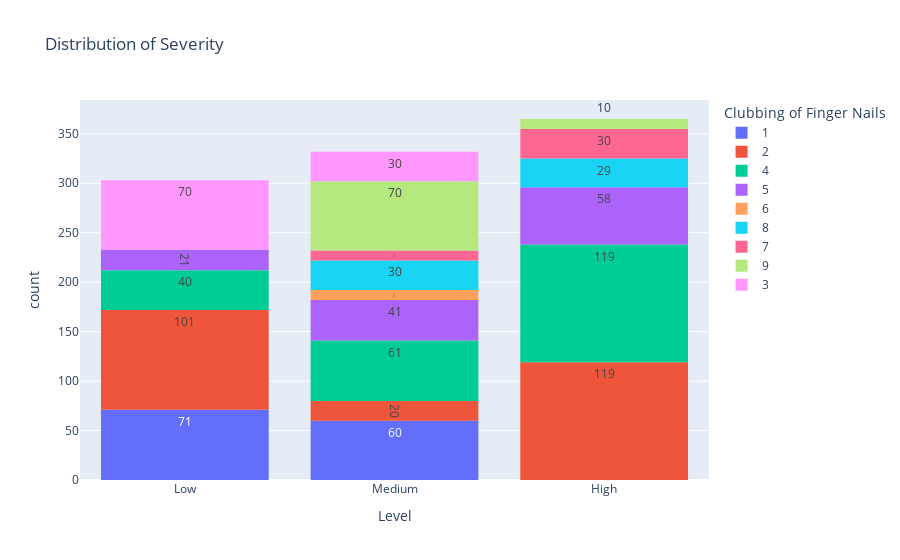

Notebook code cell kept with this figure:
### Code cell
# Clubbing of Finger Nails
fig = px.histogram(lung, x = 'Level', color = 'Clubbing of Finger Nails', nbins = 10, title = 'Distribution of Severity', text_auto = True)
fig.show()

### Figure 1 — Plotly figure (JSON) as saved in the notebook; plotly's stock layout.template omitted (floating-point values rounded to 4 significant figures; data arrays with more than 128 entries replaced by an {"elided": "..."} marker saying what was removed)
{"data": [{"alignmentgroup": "True", "bingroup": "x", "hovertemplate": "Clubbing of Finger Nails=1<br>Level=%{x}<br>count=%{y}<extra></extra>", "legendgroup": "1", "marker": {"color": "#636efa", "pattern": {"shape": ""}}, "name": "1", "nbinsx": 10, "offsetgroup": "1", "orientation": "v", "showlegend": true, "texttemplate": "%{value}", "type": "histogram", "x": {"elided": "131 str values"}, "xaxis": "x", "yaxis": "y"}, {"alignmentgroup": "True", "bingroup": "x", "hovertemplate": "Clubbing of Finger Nails=2<br>Level=%{x}<br>count=%{y}<extra></extra>", "legendgroup": "2", "marker": {"color": "#EF553B", "pattern": {"shape": ""}}, "name": "2", "nbinsx": 10, "offsetgroup": "2", "orientation": "v", "showlegend": true, "texttemplate": "%{value}", "type": "histogram", "x": {"elided": "240 str values"}, "xaxis": "x", "yaxis": "y"}, {"alignmentgroup": "True", "bingroup": "x", "hovertemplate": "Clubbing of Finger Nails=4<br>Level=%{x}<br>count=%{y}<extra></extra>", "legendgroup": "4", "marker": {"color": "#00cc96", "pattern": {"shape": ""}}, "name": "4", "nbinsx": 10, "offsetgroup": "4", "orientation": "v", "showlegend": true, "texttemplate": "%{value}", "type": "histogram", "x": {"elided": "220 str values"}, "xaxis": "x", "yaxis": "y"}, {"alignmentgroup": "True", "bingroup": "x", "hovertemplate": "Clubbing of Finger Nails=5<br>Level=%{x}<br>count=%{y}<extra></extra>", "legendgroup": "5", "marker": {"color": "#ab63fa", "pattern": {"shape": ""}}, "name": "5", "nbinsx": 10, "offsetgroup": "5", "orientation": "v", "showlegend": true, "texttemplate": "%{value}", "type": "histogram", "x": ["High", "High", "Low", "High", "High", "Low", "Medium", "Medium", "Medium", "Medium", "High", "High", "High", "High", "High", "Low", "High", "High", "Low", "Medium", "Medium", "Medium", "Medium", "High", "Low", "High", "High", "High", "Low", "High", "High", "Low", "Medium", "Medium", "Medium", "Medium", "High", "High", "High", "High", "Low", "High", "High", "Low", "Medium", "Medium", "Medium", "Medium", "High", "High", "High", "High", "Low", "High", "High", "Medium", "Low", "Medium", "Medium", "Medium", "Medium", "High", "High", "Medium", "High", "High", "Low", "High", "High", "Low", "Medium", "Medium", "Medium", "Medium", "High", "Medium", "High", "High", "High", "Low", "High", "High", "Medium", "Low", "Medium", "Medium", "High", "Medium", "Medium", "High", "High", "High", "Low", "High", "Low", "High", "High", "High", "Low", "Medium", "Medium", "Medium", "Medium", "High", "High", "High", "High", "High", "Low", "High", "High", "Low", "Medium", "Medium", "Medium", "Medium", "Low", "Medium", "High", "High"], "xaxis": "x", "yaxis": "y"}, {"alignmentgroup": "True", "bingroup": "x", "hovertemplate": "Clubbing of Finger Nails=6<br>Level=%{x}<br>count=%{y}<extra></extra>", "legendgroup": "6", "marker": {"color": "#FFA15A", "pattern": {"shape": ""}}, "name": "6", "nbinsx": 10, "offsetgroup": "6", "orientation": "v", "showlegend": true, "texttemplate": "%{value}", "type": "histogram", "x": ["Medium", "Medium", "Medium", "Medium", "Medium", "Medium", "Medium", "Medium", "Medium", "Medium"], "xaxis": "x", "yaxis": "y"}, {"alignmentgroup": "True", "bingroup": "x", "hovertemplate": "Clubbing of Finger Nails=8<br>Level=%{x}<br>count=%{y}<extra></extra>", "legendgroup": "8", "marker": {"color": "#19d3f3", "pattern": {"shape": ""}}, "name": "8", "nbinsx": 10, "offsetgroup": "8", "orientation": "v", "showlegend": true, "texttemplate": "%{value}", "type": "histogram", "x": ["High", "High", "Medium", "Medium", "Medium", "High", "High", "High", "Medium", "Medium", "Medium", "Medium", "High", "High", "High", "Medium", "Medium", "Medium", "High", "High", "High", "Medium", "Medium", "Medium", "High", "High", "High", "Medium", "Medium", "Medium", "Medium", "High", "High", "High", "Medium", "Medium", "Medium", "Medium", "High", "High", "High", "Medium", "Medium", "Medium", "High", "High", "High", "Medium", "High", "Medium", "Medium", "High", "High", "High", "High", "Medium", "Medium", "Medium", "High"], "xaxis": "x", "yaxis": "y"}, {"alignmentgroup": "True", "bingroup": "x", "hovertemplate": "Clubbing of Finger Nails=7<br>Level=%{x}<br>count=%{y}<extra></extra>", "legendgroup": "7", "marker": {"color": "#FF6692", "pattern": {"shape": ""}}, "name": "7", "nbinsx": 10, "offsetgroup": "7", "orientation": "v", "showlegend": true, "texttemplate": "%{value}", "type": "histogram", "x": ["Medium", "High", "Medium", "High", "High", "High", "Medium", "High", "High", "High", "Medium", "High", "High", "High", "Medium", "High", "High", "High", "Medium", "High", "High", "High", "Medium", "High", "High", "High", "Medium", "High", "High", "High", "High", "Medium", "High", "High", "High", "High", "Medium", "High", "High", "High"], "xaxis": "x", "yaxis": "y"}, {"alignmentgroup": "True", "bingroup": "x", "hovertemplate": "Clubbing of Finger Nails=9<br>Level=%{x}<br>count=%{y}<extra></extra>", "legendgroup": "9", "marker": {"color": "#B6E880", "pattern": {"shape": ""}}, "name": "9", "nbinsx": 10, "offsetgroup": "9", "orientation": "v", "showlegend": true, "texttemplate": "%{value}", "type": "histogram", "x": ["Medium", "High", "Medium", "Medium", "Medium", "Medium", "Medium", "Medium", "Medium", "Medium", "High", "High", "Medium", "Medium", "Medium", "Medium", "Medium", "Medium", "Medium", "High", "Medium", "Medium", "Medium", "Medium", "Medium", "Medium", "Medium", "High", "Medium", "Medium", "Medium", "Medium", "Medium", "Medium", "Medium", "High", "Medium", "Medium", "Medium", "Medium", "Medium", "Medium", "Medium", "Medium", "Medium", "High", "Medium", "Medium", "Medium", "Medium", "Medium", "Medium", "Medium", "Medium", "Medium", "Medium", "High", "Medium", "Medium", "Medium", "Medium", "Medium", "Medium", "Medium", "Medium", "High", "Medium", "Medium", "Medium", "Medium", "Medium", "Medium", "Medium", "High", "Medium", "Medium", "Medium", "Medium", "Medium", "Medium"], "xaxis": "x", "yaxis": "y"}, {"alignmentgroup": "True", "bingroup": "x", "hovertemplate": "Clubbing of Finger Nails=3<br>Level=%{x}<br>count=%{y}<extra></extra>", "legendgroup": "3", "marker": {"color": "#FF97FF", "pattern": {"shape": ""}}, "name": "3", "nbinsx": 10, "offsetgroup": "3", "orientation": "v", "showlegend": true, "texttemplate": "%{value}", "type": "histogram", "x": ["Medium", "Low", "Low", "Low", "Low", "Low", "Low", "Low", "Medium", "Medium", "Medium", "Low", "Low", "Low", "Low", "Low", "Medium", "Low", "Low", "Medium", "Medium", "Low", "Low", "Medium", "Low", "Low", "Low", "Low", "Low", "Low", "Low", "Low", "Medium", "Medium", "Medium", "Low", "Low", "Low", "Low", "Low", "Low", "Low", "Low", "Medium", "Medium", "Low", "Low", "Low", "Medium", "Low", "Low", "Low", "Low", "Low", "Low", "Low", "Medium", "Medium", "Medium", "Medium", "Low", "Low", "Low", "Low", "Low", "Low", "Low", "Medium", "Medium", "Medium", "Medium", "Low", "Low", "Low", "Low", "Low", "Low", "Low", "Medium", "Medium", "Medium", "Low", "Low", "Low", "Low", "Low", "Low", "Low", "Medium", "Medium", "Medium", "Low", "Low", "Low", "Low", "Low", "Low", "Low", "Medium", "Medium"], "xaxis": "x", "yaxis": "y"}], "layout": {"barmode": "relative", "legend": {"title": {"text": "Clubbing of Finger Nails"}, "tracegroupgap": 0}, "title": {"text": "Distribution of Severity"}, "xaxis": {"anchor": "y", "domain": [0, 1], "title": {"text": "Level"}}, "yaxis": {"anchor": "x", "domain": [0, 1], "title": {"text": "count"}}}}
